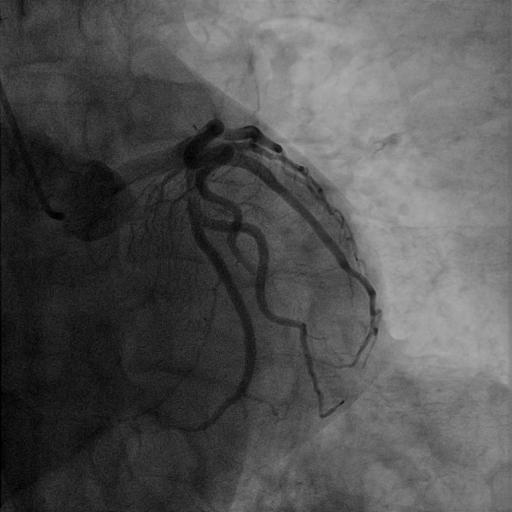
%> input picture method/img/37.jpg, 512 x 512 px
$ octave coronary.m   (GNU Octave 9; MATLAB toolbox functions it lacks are replaced by stand-ins)
%> lines starting %> are read from the running program, lines starting %| are printed output that depends on the picture
img=imread('37.jpg');
%> img is the input picture: size 512x512 uint8; min 0, max 172, mean 82.4

if ndims(img) == 3
    img = rgb2gray(img);
end

% % 灰度直方图波谷中的最小值
% img(img<100&img>50) = 254;
% figure,imshow(img);

% 增强对比度,可以根据直方图确定值
J = imadjust(img,[0.05 0.45],[]);
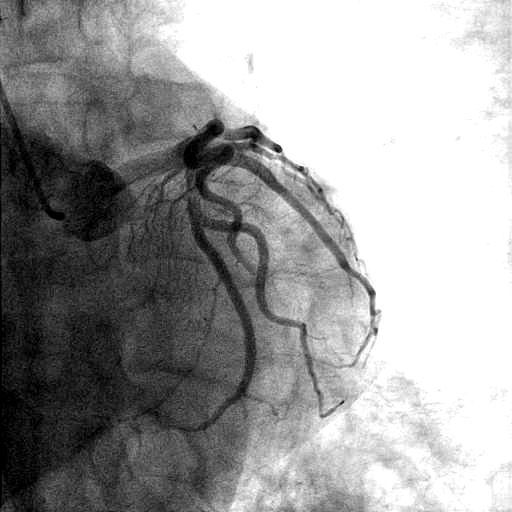
%> J: size 512x512 uint8; min 0, max 255, mean 155.3
% figure,imshow(J);
I = J;


% I = Iobr;
%创建一个二维的预定义的滤波算子hy，sobel用于边缘提取，无参数
hy = fspecial('sobel');
hx = hy';
% 对任意类型数组或多维图像进行滤波，‘replicate’图像大小通过复制外边界的值来扩展
Iy = imfilter(double(I), hy, 'replicate');
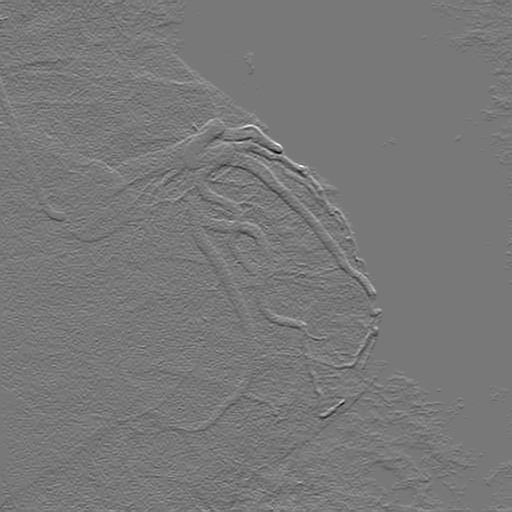
%> Iy: size 512x512 double; min -678, max 755, mean 1.2; drawn with min black and max white
Ix = imfilter(double(I), hx, 'replicate');
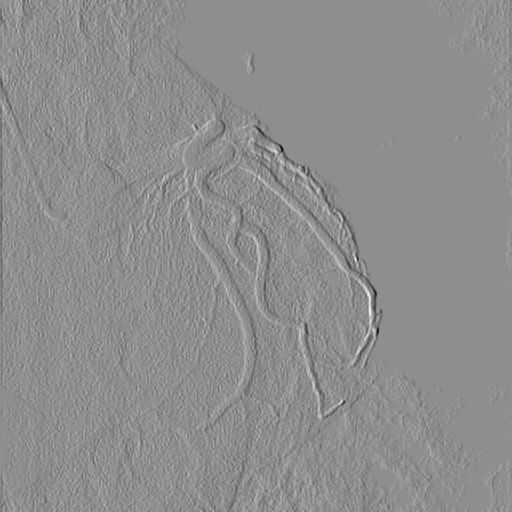
%> Ix: size 512x512 double; min -741, max 581, mean -3.4; drawn with min black and max white
gradmag = sqrt(Ix.^2 + Iy.^2);
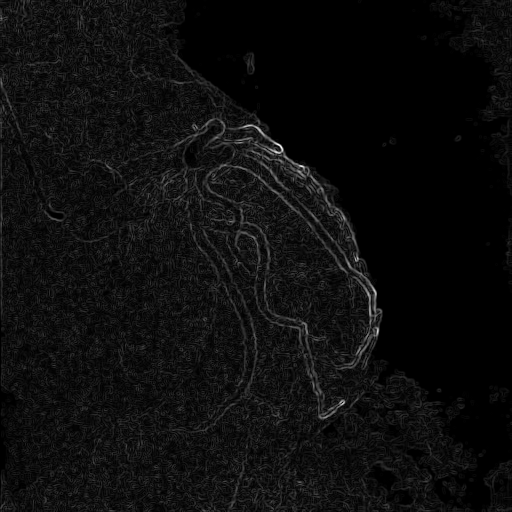
%> gradmag: size 512x512 double; min 0, max 848.3, mean 45.2; drawn with min black and max white

I = uint8(gradmag);
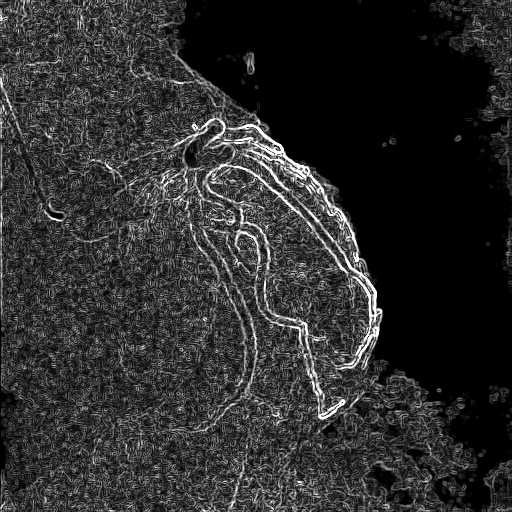
%> I: size 512x512 uint8; min 0, max 255, mean 44.7
% figure,imshow(I);

% imshow(gradmag,[0 848])


% h=medfilt2(img);                 %对椒盐躁声中值滤波

% figure;
% hist_im=imhist(I); %计算直方图
% bar(hist_im);%画直方图

% 灰度直方图波谷中的最小值
% img(img<100&img>50) = 254;
% figure,imshow(img);

% J = imadjust(I,[0.5 0.7],[]);
% figure,imshow(J);
%
% I = J;
%灰度转二值
img=im2bw(I,0.6);
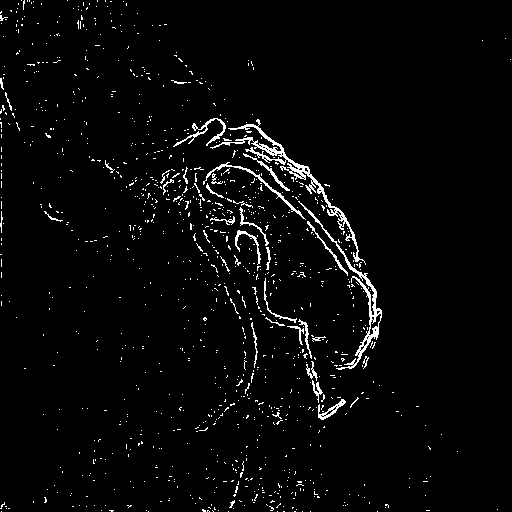
%> img: size 512x512 logical; 3% white in thin lines or dots

% h=medfilt2(img);                 %对椒盐躁声中值滤波

figure,imshow(img)


%> (the run ends here)
